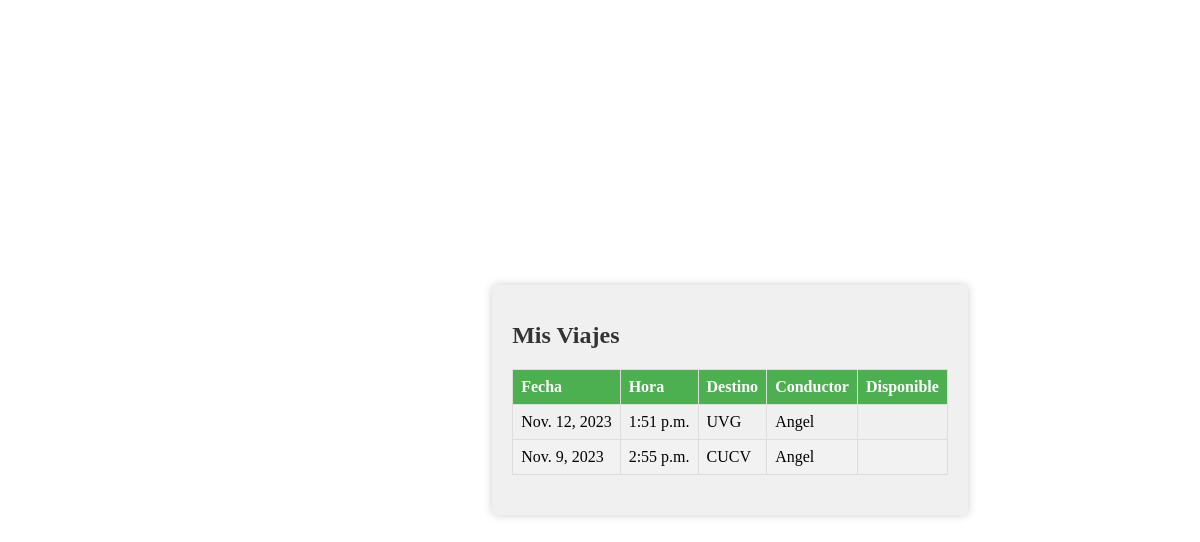
The app's page /home/history_travel/ with its own data.
### home/models.py (models this page shows, shortened)
class Travels(models.Model):
    date = models.DateField()
    time = models.TimeField()
    to = models.CharField(max_length=50)
    driver = models.ForeignKey('login.User', on_delete=models.CASCADE)
    free_seats = models.IntegerField(default=0)
    passengers = models.ManyToManyField('login.User', related_name='passengers')

### login/models.py (models this page shows)
class User(models.Model):
    username = models.CharField(max_length=50)
    password = models.CharField(max_length=50)
    email = models.EmailField(max_length=50)
    phone = models.CharField(max_length=8)
    is_passenger = models.BooleanField(default=True)
    asientos_disponibles = models.IntegerField(default=0)
    car_type = models.CharField(max_length=50, default='None')
    car_branch = models.CharField(max_length=50, default='None')
    car_id = models.CharField(max_length=50, default='None')
    car_color = models.CharField(max_length=50, default='None')
    def __str__(self):
        return self.username

### home/views.py (the view)
# urls.py: path('home/history_travel/', home.views.history_travel, name='history_travel'),
def history_travel(request):
    travels = Travels.objects.all()
    context = {'travels': travels}
    return render(request, 'history_travel.html', context)

### home/templates/history_travel.html (shortened to what this page needs)
{% load static %}
<!DOCTYPE html>
<html lang="en">
<head>
    <link rel="stylesheet" href="{% static 'css/sidebar.css' %}">
</head>
<body>
    <div class="page-content" id="main-content">
        {% if user.is_passanger == 1 %}
            <h1>Viajes Disponibles</h1>
        {% else %}
            <h1>Mis Viajes</h1>
        {% endif %}
        <table>
            <thead>
                <tr>
                    <th>Fecha</th>
                    <th>Hora</th>
                    <th>Destino</th>
                    <th>Conductor</th>
                    <th>Disponible</th>
                </tr>
            </thead>
            <tbody>
                {% for travel in travels %}
                    <tr>
                        <td>{{ travel.date }}</td>
                        <td>{{ travel.time }}</td>
                        <td>{{ travel.to }}</td>
                        <td>{{ travel.driver }}</td>
                        <td>{{ travel.n_disponibles }}</td>
                    </tr>
                {% empty %}
                    <tr>
                        <td colspan="{% if user.is_passanger %}6{% else %}5{% endif %}">No travel history found.</td>
                    </tr>
                {% endfor %}
            </tbody>
        </table>
    </div>

### home/static/css/sidebar.css (style rules this page uses)
.page-content { margin-left: 260px; padding: 20px; }

### home/templates/history_travel.html (style rules this page uses)
body { display: flex; justify-content: center; align-items: center; min-height: 100vh; margin: 0; }
.page-content { padding: 20px; background-color: #f0f0f0; border-radius: 5px; box-shadow: 0 0 10px rgba(0, 0, 0, 0.2); }
.page-content h1 { font-size: 24px; color: #333; }
table { width: 100%; border-collapse: collapse; margin: 20px 0; }
th, td { border: 1px solid #ddd; padding: 8px; text-align: left; }
th { background-color: #4CAF50; color: white; }
tr:nth-child(even) { background-color: #f2f2f2; }

### records on screen
Travels: date "Nov. 12, 2023", time "1:51 p.m.", to "UVG", driver "Angel"
Travels: date "Nov. 9, 2023", time "2:55 p.m.", to "CUCV", driver "Angel"
